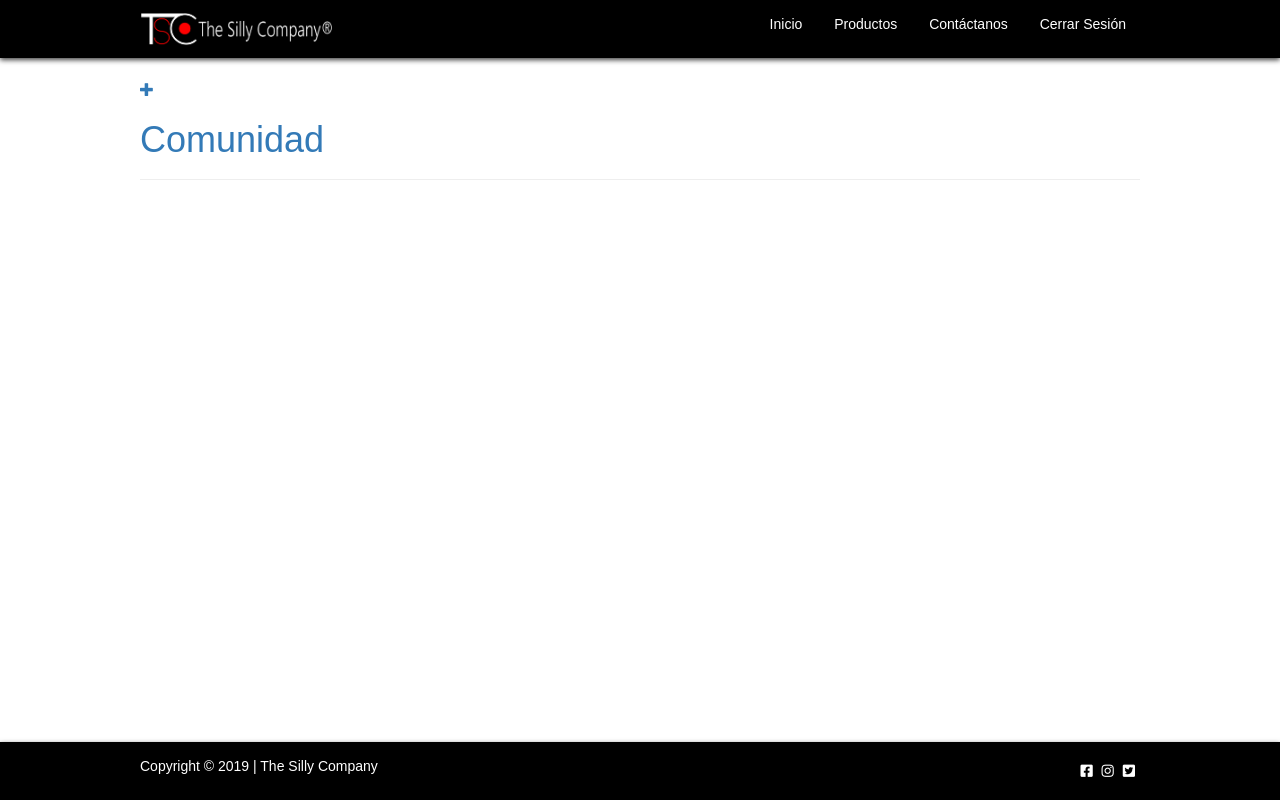
The page /comunidad.html on the database as committed earlier.
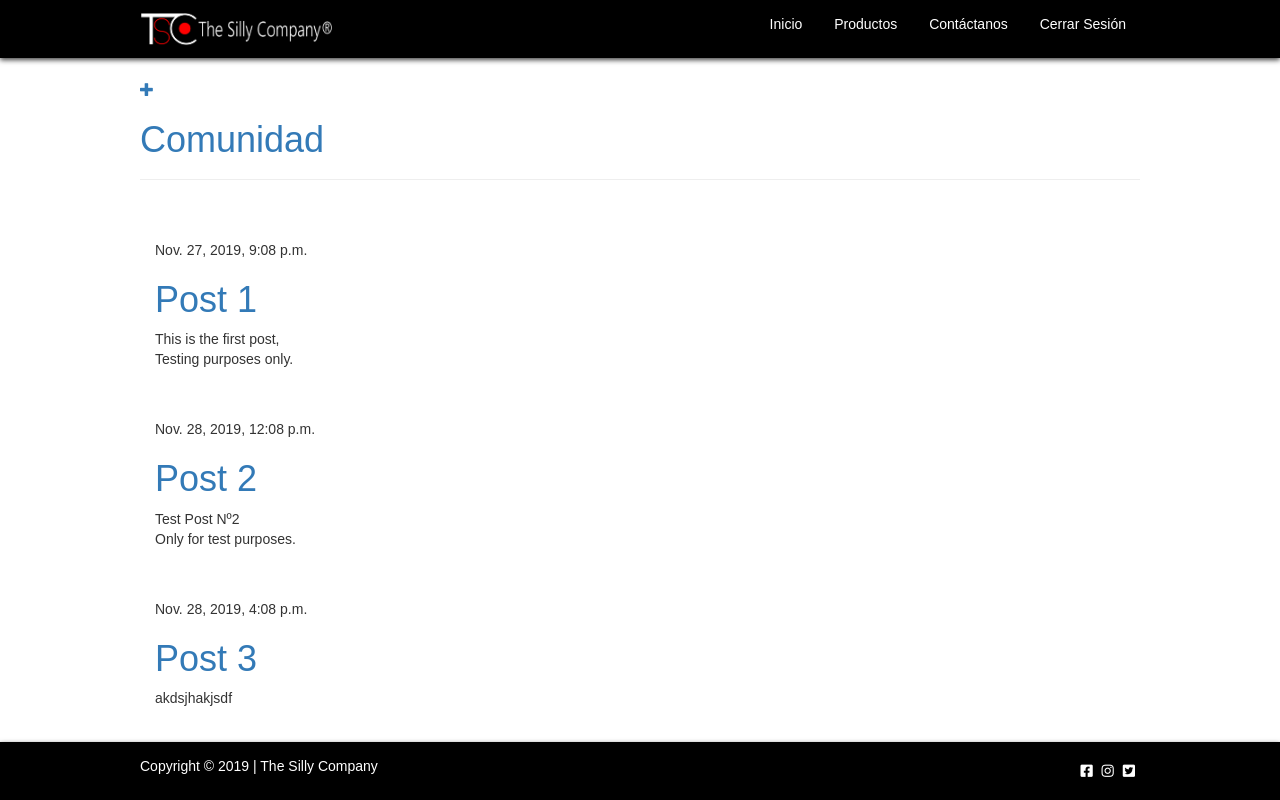
The same page on the database as committed later.
### blog/models.py (models this page shows, shortened)
class Post(models.Model):
    author = models.ForeignKey('auth.User', on_delete=models.CASCADE)
    title = models.CharField(max_length=200)
    text = models.TextField()
    created_date = models.DateTimeField(
            default=timezone.now)
    published_date = models.DateTimeField(
            blank=True, null=True)

### blog/views.py (the view)
# urls.py: path('comunidad.html', views.comunidad, name='comunidad'),
def comunidad(request):
    posts = Post.objects.filter(published_date__lte=timezone.now()).order_by('published_date')
    return render(request, 'blog/comunidad.html', {'posts': posts})

### blog/templates/blog/comunidad.html (shortened to what this page needs)
{% extends 'blog/comunidad_base.html' %}
{% load staticfiles %}
        {% block content %}
            {% for post in posts %}
                <div class="post">
                    <div class="date"><br><br>
                        {{ post.published_date }}
                    </div>
                    <h1><a href="{% url 'post_detail' pk=post.pk %}">{{ post.title }}</a></h1>
                    <p>{{ post.text|linebreaksbr }}</p>
                </div>
            {% endfor %}
        {% endblock %}

### blog/templates/blog/comunidad_base.html (shortened to what this page needs)
{% load staticfiles %}
<!DOCTYPE html>
<html lang="en">
<head>
    <link rel="stylesheet" type="text/css" href="{% static '../../static/css/comunidad.css' %}">
    <link rel="stylesheet" type="text/css" href="{% static '../../static/css/flexboxgrid.css' %}">
    <link rel="stylesheet" href="{% static '../../static/css/all.min.css' %}">
    <link rel="stylesheet" href="//maxcdn.bootstrapcdn.com/bootstrap/3.2.0/css/bootstrap.min.css">
    <link rel="stylesheet" href="//maxcdn.bootstrapcdn.com/bootstrap/3.2.0/css/bootstrap-theme.min.css">
</head>
<body>
    <header id="header">
		<nav class="menu">
			<div class="logo">
				<a href="index.html"><img src="{% static '../../static/img/logolargo3.png' %}" alt="Logo"></a>
			</div>
			<div class="enlaces" id="enlaces">
				<ul>
					<li><a href="index.html">Inicio</a></li>
					<li><a href="#">Productos</a>
					</li>
					<li><a href="nosotros.html">Contáctanos</a></li>
					<li><a href="logout">Cerrar Sesión</a></li>
				</ul>
			</div>
		</nav>
    </header>
    <main>
        <div class="article">
            <div class="page-header">
                <a href="{% url 'post_new' %}" class="top-menu"><span class="glyphicon glyphicon-plus"></span></a>
                <h1><a href="/">Comunidad</a></h1>
            </div>
            <div class="content container">
                <div class="row">
                    <div class="col-md-8">
                    {% block content %}
                    {% endblock %}
                    </div>
                </div>
            </div>
        </div>
    </main>
    <footer>
        <nav class="footer">
            <div class="info">
                <p>Copyright &copy; 2019 | The Silly Company</p>
            </div>
            <div class="enlacesRs" id="enlacesRs">
                <a href="https://www.facebook.com"><i class="fab fa-facebook-square"></i> </a>
                <a href="https://www.instagram.com"><i class="fab fa-instagram"></i></a>
                <a href="https://www.twitter.com"><i class="fab fa-twitter-square"></i></a>
            </div>
        </nav>
    </footer>
</body>
</html>

### blog/static/css/comunidad.css (style rules this page uses)
* { margin: 0; padding: 0; box-sizing: border-box; font-family: helvetica; }
body { font-size: 16px; }
header { background: #000; width: 100%; top: 0; position: fixed; z-index: 999; box-shadow: 0px 2px 5px rgba(0,0,0,0.75); }
.menu { width: 90%; max-width: 1000px; margin: auto; display: flex; flex-direction: row; justify-content: space-between; align-items: center; }
.menu .logo { display: inline-block; margin-right: 1em; }
.menu .logo img { vertical-align: top; height: 50px; width: auto; }
.menu .enlaces li { display: inline-block; text-align: right; }
.menu .enlaces li a { color: white; text-decoration: none; display: inline-block; padding: 1em; text-align: center; font-size: 1em; }
main { width: 100%; max-width: 1000px; margin: 80px auto; position: relative; }
footer { width: 100%; padding: 1em; background: #000; bottom: 0; box-shadow: 0px 2px 5px rgba(0,0,0,0.75); position: fixed; }
.footer { width: 90%; max-width: 1000px; margin: auto; display: flex; flex-direction: row; justify-content: space-between; align-items: center; }
footer .info { display: inline-block; margin-right: 1em; color: white; }
footer .footer .enlacesRs { display: inline-block; text-align: right; }
.footer .enlacesRs a { color: white; text-decoration: none; display: inline-block; text-align: center; }
.footer .enlacesRs i { margin-right: 5px; }

### blog/static/css/flexboxgrid.css (style rules this page uses)
.row { box-sizing: border-box; display: -ms-flexbox; display: -webkit-box; display: flex; -ms-flex: 0 1 auto; -webkit-box-flex: 0; flex: 0 1 auto; -ms-flex-direction: row; -webkit-box-orient: horizontal; -webkit-box-direction: normal; flex-direction: row; -ms-flex-wrap: wrap; flex-wrap: wrap; margin-right: -1rem; margin-left: -1rem; }
@media only screen and (min-width: 48em) { .container { width: 46rem; } }
@media only screen and (min-width: 62em) { .container { width: 61rem; } }
@media only screen and (min-width: 62em) { .col-md, .col-md-1, .col-md-2, .col-md-3, .col-md-4, .col-md-5, .col-md-6, .col-md-7, .col-md-8, .col-md-9, .col-md-10, .col-md-11, .col-md-12 { box-sizing: border-box; -ms-flex: 0 0 auto; -webkit-box-flex: 0; flex: 0 0 auto; padding-right: 1rem; padding-left: 1rem; } }
@media only screen and (min-width: 62em) { .col-md-8 { -ms-flex-preferred-size: 66.667%; flex-basis: 66.667%; max-width: 66.667%; } }
@media only screen and (min-width: 75em) { .container { width: 71rem; } }

Rows that differ between the two databases and show on the page:
added Post: published_date "Nov. 27, 2019, 9:08 p.m.", title "Post 1", text "This is the first post, Testing purposes only."
added Post: published_date "Nov. 28, 2019, 12:08 p.m.", title "Post 2", text "Test Post Nº2 Only for test purposes."
added Post: published_date "Nov. 28, 2019, 4:08 p.m.", title "Post 3", text "akdsjhakjsdf"
